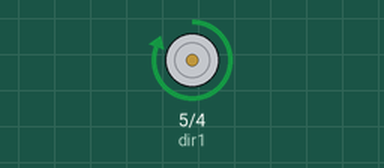
Simulated run of this sketch. Board: Arduino Uno, built with avr-gcc and run on an emulated ATmega328P. Parts: motor-driver pin pairs drawn as motors (green arrow = first pin HIGH = forward, orange = second pin HIGH = backward, longer = more drive).

Above: at 1.0 s.
At 2.5 s:
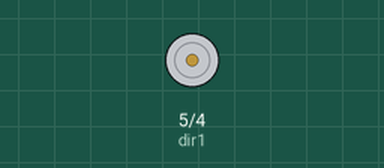
At 4.0 s:
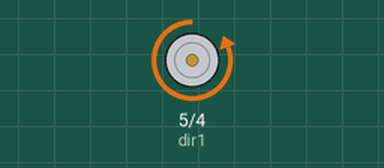
Timing chart, 0 to 7.8 s (numbered marks = the images above):
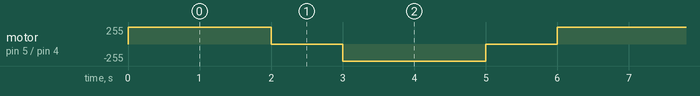

Measured:
- by itself, motor on pin 5 (dir1) / pin 4 (dir2): repeats every 6.0 s: stopped 1.0 s, backward 255/255 2.0 s, stopped 1.0 s, forward 255/255 2.0 s

The sketch:

programa_para_acionar_o_modulo_ponte_H.ino
```cpp
// TÍTULO: Programa Para Controle do Sentido de Rotação de um Motor com Ponte H GBK
// AUTOR: Ângelo Meneguini

int dir1 = 5;                  // Define o pino digital 5 como sendo o comando IN-1
int dir2 = 4;                  // Define o pino digital 4 como sendo o comando IN-2

void setup() {
  pinMode(dir1, OUTPUT);        // Configura o pino 5 como saída
  pinMode(dir2, OUTPUT);        // Configura o pino 4 como saída
}

void loop() {

  digitalWrite(dir1, HIGH);     // Aciona o pino 5, fazendo o motor girar num sentido
  digitalWrite(dir2, LOW);      // Desliga o pino 4

  delay(2000);                  // Espera 2 segundos,onde motor girará por este tempo

  digitalWrite(dir1, LOW);      // Desliga o pino 5, fazendo o motor desacelerar
  digitalWrite(dir2, LOW);      // Desliga o pino 4

  delay(1000);                  // Espera 1 segundo ate o motor parar

  digitalWrite(dir1, LOW);      // Desliga o pino 5
  digitalWrite(dir2, HIGH);     // Aciona o pino 4, fazendo o motor girar noutro sentido

  delay(2000);                  // Espera 2 segundos, onde o motor girará por este tempo

  digitalWrite(dir1, LOW);      // Desliga o pino 5
  digitalWrite(dir2, LOW);      // Desliga o pino 4, fazendo o motor desacelerar

  delay(1000);                  // Espera 1 segundo até tudo se repetir novamente

}
```
